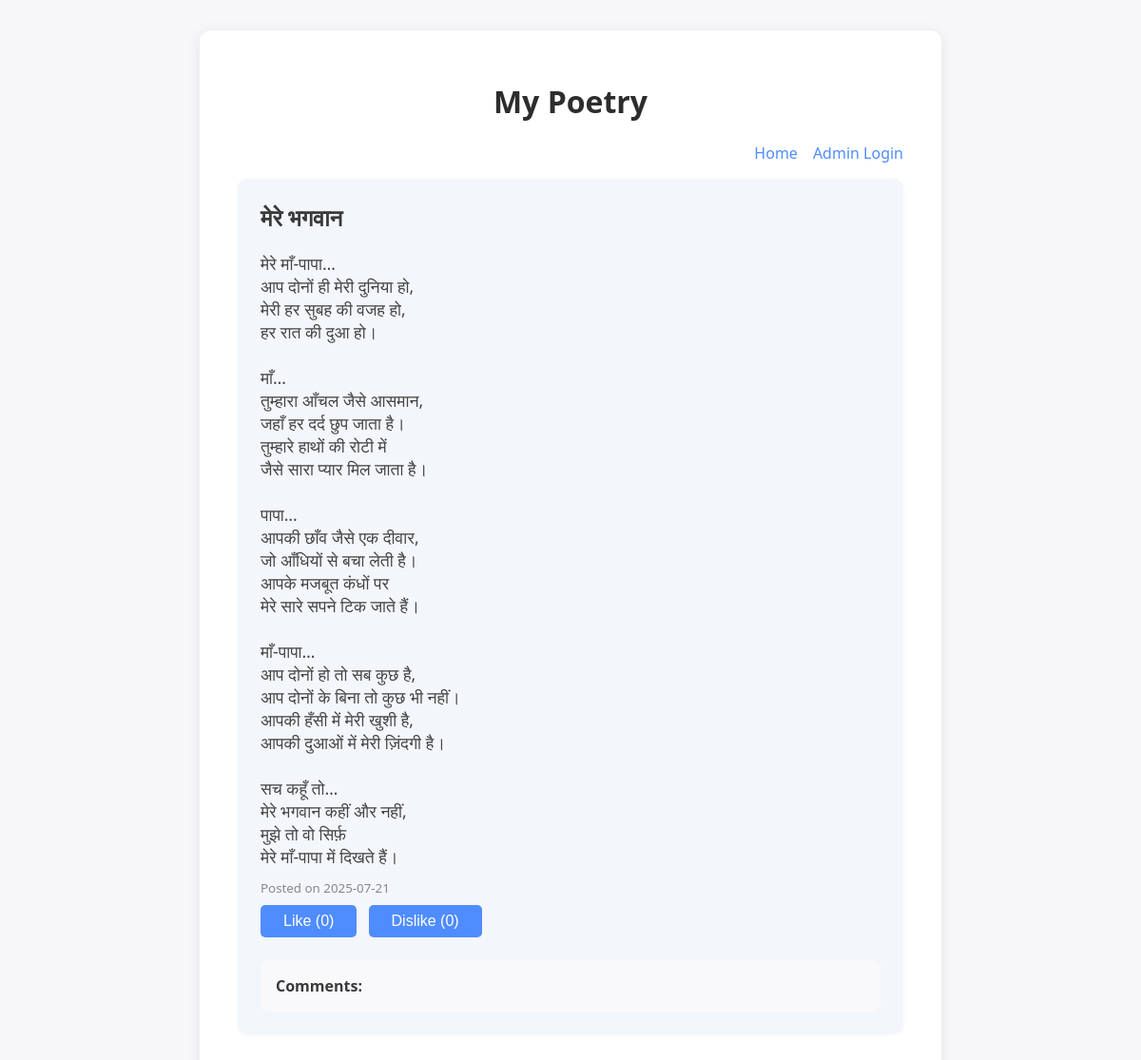
/poems/3, run on the app's committed database.
### main.py (models this page shows)
class Poem(Base):
    __tablename__ = "poems"
    id = Column(Integer, primary_key=True, index=True)
    title = Column(String, nullable=False)
    content = Column(Text, nullable=False)
    created_at = Column(DateTime, default=datetime.utcnow)
    likes = relationship("Like", back_populates="poem")
    comments = relationship("Comment", back_populates="poem")

### main.py (the view)
@app.get("/poems/{poem_id}", response_class=HTMLResponse)
def poem_detail(request: Request, poem_id: int, db: Session = Depends(get_db)):
    poem = db.query(Poem).filter(Poem.id == poem_id).first()
    if not poem:
        return HTMLResponse("Poem not found", status_code=404)
    is_admin = request.session.get("admin", False)
    session_id = request.session.get("sid")
    likes = sum(1 for l in poem.likes if l.value == 1)
    dislikes = sum(1 for l in poem.likes if l.value == -1)
    user_like = None
    if session_id:
        for l in poem.likes:
            if l.session_id == session_id:
                user_like = l.value
    created_at_str = poem.created_at.strftime('%Y-%m-%d') if isinstance(poem.created_at, datetime) else str(poem.created_at)[:10]
    comments = []
    for c in poem.comments:
        c_date = c.created_at.strftime('%Y-%m-%d') if isinstance(c.created_at, datetime) else str(c.created_at)[:10]
        comments.append({"id": c.id, "content": c.content, "created_at": c_date})
    return templates.TemplateResponse("poem_detail.html", {
        "request": request,
        "poem": poem,
        "likes": likes,
        "dislikes": dislikes,
        "user_like": user_like,
        "is_admin": is_admin,
        "created_at": created_at_str,
        "comments": comments
    })

### templates/poem_detail.html (shortened to what this page needs)
<!DOCTYPE html>
<html>
<head>
</head>
<body>
    <div class="container">
        <h1>My Poetry</h1>
        <div class="top-bar">
            <a href="/">Home</a>
            {% if is_admin %}
                <a href="/logout">Logout</a>
            {% else %}
                <a href="/login">Admin Login</a>
            {% endif %}
        </div>
        <div class="poem">
            <h2>{{ poem.title }}</h2>
            <pre>{{ poem.content }}</pre>
            <small>Posted on {{ created_at }}</small><br>
            <form action="/poems/{{ poem.id }}/like" method="post" style="display:inline;">
                <button class="like-btn" type="submit" {% if user_like == 1 %}style="font-weight:bold;"{% endif %}>Like ({{ likes }})</button>
            </form>
            <form action="/poems/{{ poem.id }}/like" method="post" style="display:inline;">
                <button class="dislike-btn" type="submit" {% if user_like == -1 %}style="font-weight:bold;"{% endif %}>Dislike ({{ dislikes }})</button>
            </form>
            <div class="comments">
                <strong>Comments:</strong>
            </div>
        </div>
    </div>
</body>
</html>

### templates/poem_detail.html (style rules this page uses)
body { font-family: 'Segoe UI', Arial, sans-serif; background: #f7f7fa; margin: 0; padding: 0; }
.container { max-width: 700px; margin: 2em auto; background: #fff; border-radius: 12px; box-shadow: 0 2px 16px rgba(0,0,0,0.08); padding: 2em 2.5em 2em 2.5em; }
h1 { text-align: center; color: #2d2d2d; }
.top-bar { display: flex; justify-content: flex-end; margin-bottom: 1em; }
.top-bar a { color: #4f8cff; text-decoration: none; font-weight: 500; margin-left: 1em; }
.poem { background: #f3f6fa; border-radius: 10px; box-shadow: 0 1px 4px rgba(0,0,0,0.04); padding: 1.5em; margin-bottom: 2em; position: relative; }
.poem h2 { margin-top: 0; color: #3a3a3a; }
.poem pre { background: none; font-family: inherit; font-size: 1.1em; color: #444; white-space: pre-wrap; margin: 1em 0 0.5em 0; }
.poem small { color: #888; }
.like-btn, .dislike-btn { background: #e3eafc; border: none; border-radius: 5px; color: #4f8cff; font-weight: 500; padding: 0.4em 1.1em; margin-right: 0.5em; margin-top: 0.5em; cursor: pointer; transition: background 0.2s, color 0.2s; }
.comments { margin-top: 1.5em; background: #f9f9fb; border-radius: 8px; padding: 1em; }
.comments strong { color: #3a3a3a; }
form[action^="/poems/"][method="post"] button { background: #4f8cff; color: #fff; border: none; border-radius: 5px; padding: 0.5em 1.5em; font-size: 1em; font-weight: 500; cursor: pointer; transition: background 0.2s; }

### data on the page
Poem: title "मेरे भगवान", content "मेरे माँ-पापा… आप दोनों ही मेरी दुनिया हो, मेरी हर सुबह की वजह हो, हर रात की दुआ हो। माँ… तुम्हारा आँचल जैसे आसमान, जहाँ हर दर्द छुप जाता है। तुम्हारे हाथों की रोटी में जैसे सारा प्यार मिल जाता है। पापा… आपकी छाँव जैसे एक दीवार, जो आँधियों से बचा लेती है। आपके मजबूत कंधों पर मेरे सारे सपने टिक जाते हैं। माँ-पापा… आप दोनों हो तो सब कुछ है, आप दोनों के बिना तो कुछ भी नहीं। आपकी हँसी में मेरी खुशी है, आपकी दुआओं में मेरी ज़िंदगी है। सच कहूँ तो… मेरे भगवान कहीं और नहीं, मुझे तो वो सिर्फ़ मेरे माँ-पापा में दिखते हैं।"

### other printed values
{{ created_at }} "2025-07-21"
{{ likes }} "0"
{{ dislikes }} "0"
